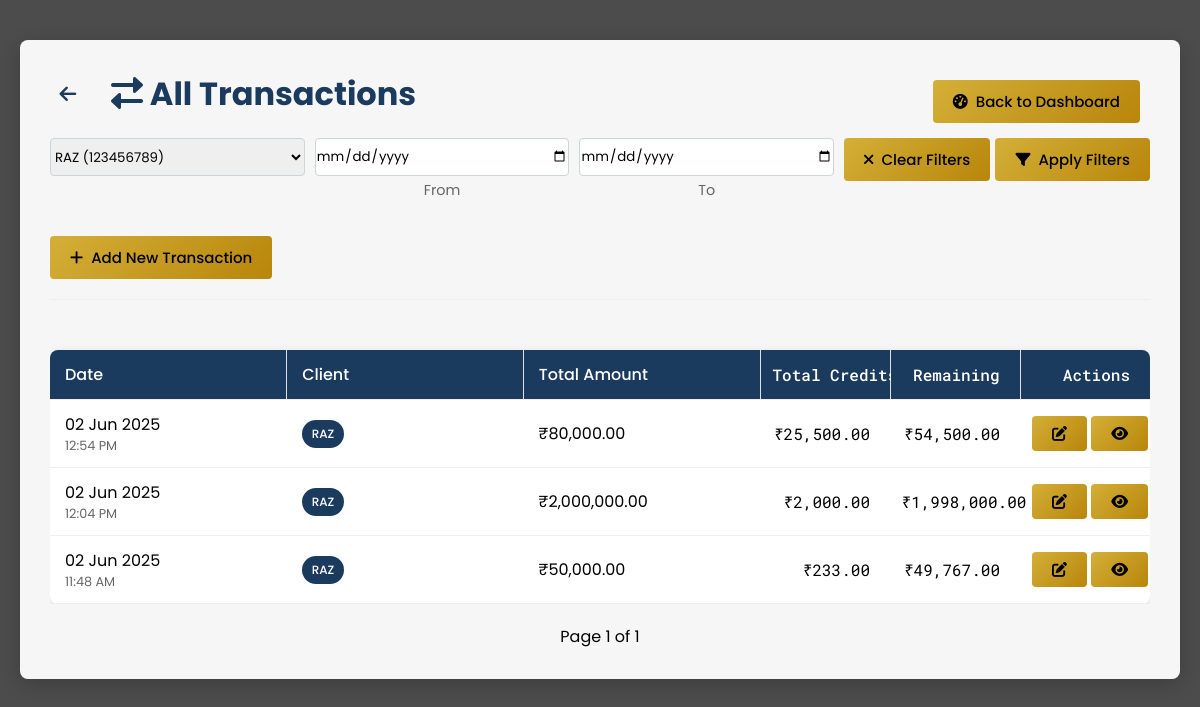
/transactions?client_id=27 (signed in), run on the app's committed database.
### models.py (models this page shows, shortened)
class Transaction(db.Model):
    __tablename__ = 'transactions'
    id = db.Column(db.Integer, primary_key=True)
    date = db.Column(db.DateTime, nullable=False, default=datetime.utcnow)
    name = db.Column(db.String(200), nullable=False)
    description = db.Column(db.Text, nullable=True)
    total_amount = db.Column(db.Integer, default=0)  # Storing in paise (1/100 of a rupee)
    token_amount = db.Column(db.Integer, default=0)  # Storing in paise (1/100 of a rupee)
    debit_amount = db.Column(db.Integer, default=0)  # Storing in paise (1/100 of a rupee)
    credit_amount = db.Column(db.Integer, default=0)  # Storing in paise (1/100 of a rupee)
    remaining_balance = db.Column(db.Integer, default=0)  # Storing in paise (1/100 of a rupee)
    client_id = db.Column(db.Integer, db.ForeignKey('clients.id'), nullable=True)
    created_at = db.Column(db.DateTime, default=datetime.utcnow)
    updated_at = db.Column(db.DateTime, default=datetime.utcnow, onupdate=datetime.utcnow)
    working_stages = db.relationship('WorkingStage', backref='transaction', cascade='all, delete-orphan', lazy=True)
    client = db.relationship('Client', backref='transactions')

class Client(db.Model):
    __tablename__ = 'clients'
    id = db.Column(db.Integer, primary_key=True)
    client_id = db.Column(db.String(20), unique=True, nullable=False, index=True)
    name = db.Column(db.String(100), nullable=False)
    _client_type = db.Column('client_type', db.Enum('Individual', 'Corporate', name='client_type'), nullable=False, default='Individual')
    @property
    def client_type(self):
        return self._client_type
    @client_type.setter
    def client_type(self, value):
        if value:
            value = value.strip().title()
            if value not in ['Individual', 'Corporate']:
                value = 'Individual'  # Default to Individual if invalid
        self._client_type = value
    email = db.Column(db.String(120), unique=True, nullable=True)
    phone = db.Column(db.String(20), nullable=True)
    address = db.Column(db.Text, nullable=True)
    city = db.Column(db.String(50), nullable=True)
    state = db.Column(db.String(50), nullable=True)
    country = db.Column(db.String(50), nullable=True, default='India')
    postal_code = db.Column(db.String(20), nullable=True)
    _status = db.Column('status', db.Enum('Active', 'Pending', 'Inactive', name='client_status'), default='Active')
    @property
    def status(self):
        return self._status
    @status.setter
    def status(self, value):
        if value:
            value = value.strip().title()
            if value not in ['Active', 'Pending', 'Inactive']:
                value = 'Active'  # Default to Active if invalid
        self._status = value
    balance = db.Column(db.Integer, default=0)  # Storing in paise (1/100 of a rupee)
    notes = db.Column(db.Text, nullable=True)
    created_at = db.Column(db.DateTime, default=datetime.utcnow)
    updated_at = db.Column(db.DateTime, default=datetime.utcnow, onupdate=datetime.utcnow)

### app.py (the view)
@app.route('/transactions')
@login_required
def transactions():
    from datetime import datetime, timedelta, timezone
    import pytz
    client_id = request.args.get('client_id', type=int)
    start_date_str = request.args.get('start_date')
    end_date_str = request.args.get('end_date')
    page = request.args.get('page', 1, type=int)
    per_page = 10
    query = db.session.query(Transaction)
    if client_id:
        query = query.filter(Transaction.client_id == client_id)
    try:
        if start_date_str:
            start_date = datetime.strptime(start_date_str, '%Y-%m-%d').date()
            query = query.filter(Transaction.date >= start_date)
        if end_date_str:
            end_date = datetime.strptime(end_date_str, '%Y-%m-%d').date() + timedelta(days=1)
            query = query.filter(Transaction.date < end_date)
    except ValueError as e:
        print(f"Error parsing dates: {e}")
    total_transactions = query.count()
    transactions_pagination = query.order_by(Transaction.date.desc(), Transaction.id.desc()).paginate(page=page, per_page=per_page, error_out=False)
    all_transactions_query = query.order_by(Transaction.client_id, Transaction.date.asc(), Transaction.id.asc())
    all_transactions = all_transactions_query.all()
    client_balances = {}
    transaction_balances = {}
    for transaction in all_transactions:
        client_id = transaction.client_id
        if client_id not in client_balances:
            client_balances[client_id] = 0
        client_balances[client_id] += (transaction.credit_amount - transaction.debit_amount)
        transaction_balances[transaction.id] = client_balances[client_id]
    paginated_transactions = query.order_by(Transaction.date.desc(), Transaction.id.desc())\
                                .paginate(page=page, per_page=per_page, error_out=False)
    transactions = []
    for transaction in paginated_transactions.items:
        transaction.balance = transaction_balances.get(transaction.id, 0)
        total_credits = transaction.token_amount
        working_stages = WorkingStage.query.filter_by(transaction_id=transaction.id).all()
        for stage in working_stages:
            total_credits += stage.amount
        transaction.total_credits = total_credits
        transaction.working_stages = working_stages
        transactions.append(transaction)
    clients = Client.query.order_by(Client.name).all()
    print(f"SQL Query: {query.statement}")
    print(f"Found {len(transactions)} transactions")
    return render_template('transactions.html',
                         transactions=transactions,
                         transactions_pagination=transactions_pagination,
                         clients=clients,
                         selected_client_id=str(client_id) if client_id else None,
                         start_date=start_date_str if start_date_str else '',
                         end_date=end_date_str if end_date_str else '',
                         pytz=pytz)

### templates/transactions.html (shortened to what this page needs)
<!DOCTYPE html>
<html lang="en">
<head>
    <link rel="stylesheet" href="https://cdnjs.cloudflare.com/ajax/libs/font-awesome/6.0.0-beta3/css/all.min.css">
</head>
<body>
    <div class="container">
        <div class="header" style="position: relative;">
            <div class="header-title">
                <a href="#" class="back-link" title="Go back" onclick="window.history.back(); return false;">
                    <i class="fas fa-arrow-left"></i>
                </a>
                <h1 style="display: inline-block; margin-left: 10px;"><i class="fas fa-exchange-alt"></i>
                    {% if selected_client_id %}
                        {% set client = clients|selectattr('id', 'equalto', selected_client_id)|list %}
                        {{ client[0].name if client else 'All' }} Transactions
                    {% else %}
                        All Transactions
                    {% endif %}
                </h1>
            </div>
            <a href="{{ url_for('home') }}" class="btn" style="position: absolute; top: 0; right: 0; margin: 10px;">
                <i class="fas fa-tachometer-alt"></i> Back to Dashboard
            </a>
            <div class="header-actions">
                <form method="get" action="{{ url_for('transactions') }}" class="filter-form" id="filterForm">
                    <div class="filter-row">
                        <div class="input-group">
                            <select name="client_id" id="clientFilter" class="form-select" onchange="this.form.submit()">
                                {% for client in clients %}
                                    <option value="{{ client.id }}" {% if request.args.get('client_id')|string == client.id|string %}selected{% endif %}>
                                        {{ client.name }} ({{ client.phone or 'No Phone' }})
                                    </option>
                                {% endfor %}
                            </select>
                        </div>
                        <div class="input-group" style="display: flex; flex-direction: column;">
                            <input type="date" name="start_date" class="form-control" value="{{ request.args.get('start_date', '') }}" placeholder="From date">
                            <div style="text-align: center; margin-top: 4px; font-size: 0.9em; color: #666;">From</div>
                        </div>
                        <div class="input-group" style="display: flex; flex-direction: column;">
                            <input type="date" name="end_date" class="form-control" value="{{ request.args.get('end_date', '') }}" placeholder="To date">
                            <div style="text-align: center; margin-top: 4px; font-size: 0.9em; color: #666;">To</div>
                        </div>
                        <div class="filter-buttons">
                            {% if request.args.get('client_id') or request.args.get('start_date') or request.args.get('end_date') %}
                            <a href="{{ url_for('transactions') }}" class="btn btn-outline-secondary" type="button">
                                <i class="fas fa-times"></i> Clear Filters
                            </a>
                            {% endif %}
                            <button type="submit" class="btn">
                                <i class="fas fa-filter"></i> Apply Filters
                            </button>
                        </div>
                    </div>
                </form>
                <a href="{{ url_for('new_transaction') }}" class="btn" style="background: linear-gradient(135deg, var(--secondary-color), var(--accent-color)); color: #000;">
                    <i class="fas fa-plus"></i> Add New Transaction
                </a>
            </div>
        </div>
        {% if transactions %}
            <div style="overflow-x: auto;">
                <table class="transactions-table">
                    <thead>
                        <tr>
                            <th>Date</th>
                            <th>Client</th>
                            <th>Total Amount</th>
                            <th>Total Credits</th>
                            <th>Remaining</th>
                            <th>Actions</th>
                        </tr>
                    </thead>
                    <tbody>
                        {% for transaction in transactions %}
                            <tr>
                                <td>
                                    {% if transaction.date %}
                                        <div>{{ transaction.date.strftime('%d %b %Y') }}</div>
                                        <div style="font-size: 0.8em; color: #666;">{{ transaction.date.strftime('%I:%M %p') }}</div>
                                    {% else %}
                                        -
                                    {% endif %}
                                </td>
                                <td>
                                    {% if transaction.client %}
                                        <span class="badge" style="background-color: #1a3a5e; color: white;">
                                            {{ transaction.client.name }}
                                        </span>
                                    {% else %}
                                        <span style="color: #6c757d;">-</span>
                                    {% endif %}
                                </td>
                                <td>₹{{ "{0:,.2f}".format(transaction.total_amount / 100) if transaction.total_amount else '0.00' }}</td>
                                <td>₹{{ "{0:,.2f}".format(transaction.total_credits / 100) if transaction.total_credits else '0.00' }}</td>
                                <td class="{% if transaction.remaining_balance < 0 %}text-danger{% endif %}">
                                    ₹{{ "{0:,.2f}".format(transaction.remaining_balance / 100) if transaction.remaining_balance is not none else '0.00' }}
                                </td>
                                <td>
                                    <div class="btn-group" role="group" aria-label="Transaction actions">
                                        <a href="{{ url_for('edit_transaction', transaction_id=transaction.id) }}" class="btn btn-sm btn-outline-primary" title="Edit">
                                            <i class="fas fa-edit"></i>
                                        </a>
                                        <button class="btn btn-sm btn-outline-secondary show-more-btn" data-transaction-id="{{ transaction.id }}" title="View Details">
                                            <i class="fas fa-eye"></i>
                                        </button>
                                    </div>
                                </td>
                            </tr>
                        {% endfor %}
                    </tbody>
                </table>
            </div>
            <div class="pagination" style="margin-top: 20px; display: flex; justify-content: center; gap: 10px; align-items: center;">
                <div class="pagination-info" style="display: flex; align-items: center; gap: 10px;">
                    <span>Page {{ transactions_pagination.page }} of {{ transactions_pagination.pages if transactions_pagination.pages > 0 else 1 }}</span>
                </div>
            </div>
        {% endif %}
    </div>
</body>
</html>

### data on the page
Transaction: total_amount "80,000.00", total_credits "25,500.00", remaining_balance "54,500.00"
Transaction: total_amount "2,000,000.00", total_credits "2,000.00", remaining_balance "1,998,000.00"
Transaction: total_amount "50,000.00", total_credits "233.00", remaining_balance "49,767.00"

### other printed values
{{ client[0].name if client else 'All' }} "All"
{{ transactions_pagination.page }} "1"
form field client_id "RAZ (123456789)"
